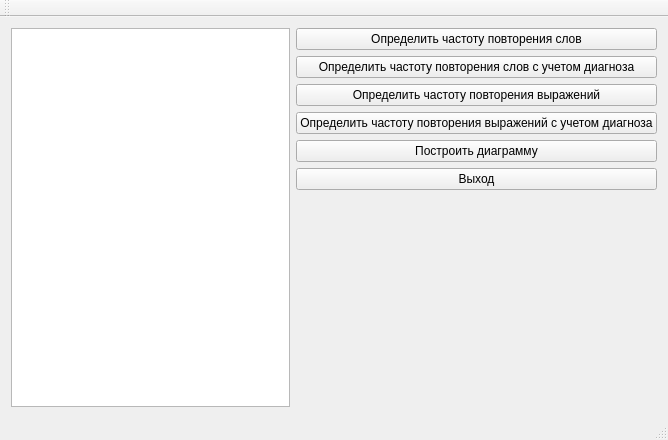
<?xml version="1.0" encoding="UTF-8"?>
<ui version="4.0">
 <class>MainWindow</class>
 <widget class="QMainWindow" name="MainWindow">
  <property name="geometry">
   <rect>
    <x>0</x>
    <y>0</y>
    <width>668</width>
    <height>440</height>
   </rect>
  </property>
  <property name="windowTitle">
   <string>MainWindow</string>
  </property>
  <widget class="QWidget" name="centralWidget">
   <layout class="QHBoxLayout" name="horizontalLayout">
    <item>
     <widget class="QTableWidget" name="tableWidget"/>
    </item>
    <item>
     <layout class="QVBoxLayout" name="verticalLayout">
      <item>
       <widget class="QPushButton" name="b_wordRate">
        <property name="text">
         <string>Определить частоту повторения слов</string>
        </property>
       </widget>
      </item>
      <item>
       <widget class="QPushButton" name="b_wordRateDs">
        <property name="text">
         <string>Определить частоту повторения слов с учетом диагноза</string>
        </property>
       </widget>
      </item>
      <item>
       <widget class="QPushButton" name="b_expRate">
        <property name="text">
         <string>Определить частоту повторения выражений</string>
        </property>
       </widget>
      </item>
      <item>
       <widget class="QPushButton" name="b_expRateDs">
        <property name="text">
         <string>Определить частоту повторения выражений с учетом диагноза</string>
        </property>
       </widget>
      </item>
      <item>
       <widget class="QPushButton" name="pushButton_Dia">
        <property name="text">
         <string>Построить диаграмму</string>
        </property>
       </widget>
      </item>
      <item>
       <widget class="QPushButton" name="exitButton">
        <property name="text">
         <string>Выход</string>
        </property>
       </widget>
      </item>
      <item>
       <spacer name="verticalSpacer">
        <property name="orientation">
         <enum>Qt::Vertical</enum>
        </property>
        <property name="sizeHint" stdset="0">
         <size>
          <width>20</width>
          <height>40</height>
         </size>
        </property>
       </spacer>
      </item>
     </layout>
    </item>
   </layout>
  </widget>
  <widget class="QMenuBar" name="menuBar">
   <property name="geometry">
    <rect>
     <x>0</x>
     <y>0</y>
     <width>668</width>
     <height>20</height>
    </rect>
   </property>
  </widget>
  <widget class="QToolBar" name="mainToolBar">
   <attribute name="toolBarArea">
    <enum>TopToolBarArea</enum>
   </attribute>
   <attribute name="toolBarBreak">
    <bool>false</bool>
   </attribute>
  </widget>
  <widget class="QStatusBar" name="statusBar"/>
 </widget>
 <layoutdefault spacing="6" margin="11"/>
 <resources/>
 <connections/>
</ui>
